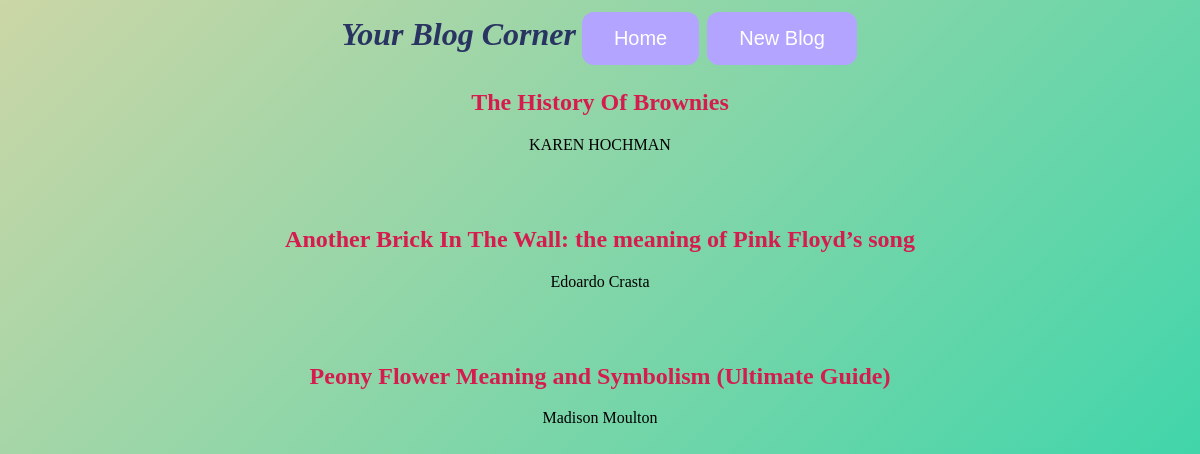
The page / on the database its author committed.
### blog.py (models this page shows, shortened)
class blogs(db.Model):
    id = db.Column(db.Integer, primary_key=True)
    title = db.Column(db.String(200), nullable=False)
    body = db.Column(db.String(200), nullable=False)
    author = db.Column(db.String(200), nullable=False)

### blog.py (the view)
@app.route('/',methods= ['POST', 'GET'])
def blog():
    if request.method == "POST":
        author_info = request.form['blog_author']
        body_info = request.form['blog_body']
        title_info = request.form['blog_title']
        if author_info!="" and title_info!="":
            one_new_blog = blogs(title = title_info,author=author_info,body=body_info)
            try:
                db.session.add(one_new_blog)
                db.session.commit()
                return redirect(url_for('blog'))
            except:
                return f'<h1>There was an issue adding your task</h1>'
        else:
            return render_template('error.html')
    else:
        all_blogs = blogs.query.order_by(blogs.id).all()
        return render_template('home.html',all_blogs = all_blogs)

### templates/home.html (shortened to what this page needs)
{% extends 'base.html' %}
{% block body %}
        {% for blog in all_blogs %}
            <div>
                <a class="home_blog" href="{{url_for('the_id',id=blog.id)}}">
                    <h2 class="blog_title">{{blog.title}}</h2>
                    <p class="blog_author">{{blog.author}}</p>
                </a>
                <br>
                <br>
            </div>
        {% endfor %}
{% endblock %}

### templates/base.html (shortened to what this page needs)
<html lang="en">
<head>
    <link rel="stylesheet" href="{{ url_for('static', filename='css/blog.css')}}">
</head>
<body>
    <center>
            <div class="topnav">
                <h1  style="display: inline;">Your Blog Corner</h1>
                <a class="base" href="/"><button class="base_button" id="home">Home</button></a>
                <a class="base" href="{{url_for('new_blog')}}"><button class="base_button" id="new_blog">New Blog</button></a>
            </div>
        {% block body %} {% endblock %}
    </center>
</body>
</html>

### static/css/blog.css (style rules this page uses)
h1 { color: #293462; font-style: italic; }
a.base:link { text-decoration: none; }
button { background-color: #700426; border: none; color: white; padding: 15px 32px; text-align: center; text-decoration: none; display: inline-block; font-size: 16px; margin: 4px 2px; cursor: pointer; }
button.base_button { background-color: #B2A4FF; border: none; color: white; padding: 15px 32px; text-align: center; text-decoration: none; display: inline-block; font-size: 20px; margin: 4px 2px; cursor: pointer; border-radius: 12px; }
a.home_blog { text-decoration: none; }
p.blog_author { color: black; }
h2 { color: #D61C4E; }
body { animation: gradient 25s ease infinite; background: linear-gradient(-45deg, #F6F6F6, #CEE5D0, #23a6d5, #23d5ab,#CCD6A6); background-size: 400% 400%; height: 100vh; }

### rows shown on the page
blogs: title "The History Of Brownies", author "KAREN HOCHMAN"
blogs: title "Another Brick In The Wall: the meaning of Pink Floyd’s song", author "Edoardo Crasta"
blogs: title "Peony Flower Meaning and Symbolism (Ultimate Guide)", author "Madison Moulton"
